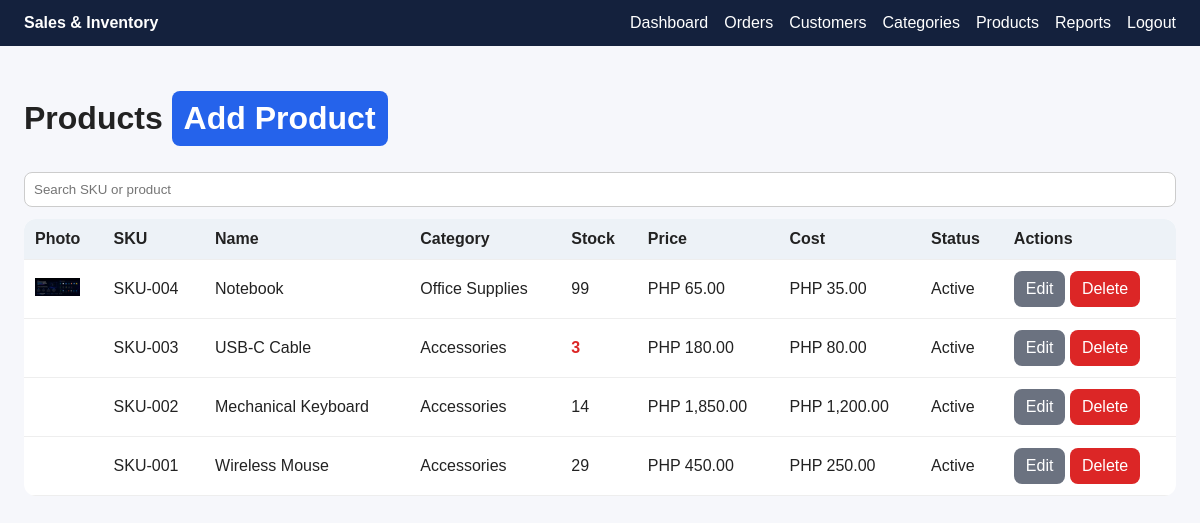
The page /modules/products/index.php (signed in) on the database its author committed.
### tables this page shows
CREATE TABLE IF NOT EXISTS `products` (
  `id` int NOT NULL AUTO_INCREMENT,
  `sku` varchar(60) NOT NULL,
  `product_name` varchar(150) NOT NULL,
  `category_id` int NOT NULL,
  `stock_on_hand` int NOT NULL DEFAULT '0',
  `low_stock_alert` int NOT NULL DEFAULT '5',
  `price` decimal(12,2) NOT NULL DEFAULT '0.00',
  `cost_per_item` decimal(12,2) NOT NULL DEFAULT '0.00',
  `product_photo` varchar(255) DEFAULT NULL,
  `status` enum('Active','Inactive') DEFAULT 'Active',
  `created_at` timestamp NULL DEFAULT CURRENT_TIMESTAMP,
  PRIMARY KEY (`id`),
  UNIQUE KEY `sku` (`sku`),
  KEY `category_id` (`category_id`)
);

CREATE TABLE IF NOT EXISTS `categories` (
  `id` int NOT NULL AUTO_INCREMENT,
  `category_name` varchar(120) NOT NULL,
  `status` enum('Active','Inactive') DEFAULT 'Active',
  `created_at` timestamp NULL DEFAULT CURRENT_TIMESTAMP,
  PRIMARY KEY (`id`),
  UNIQUE KEY `category_name` (`category_name`)
);

### includes/functions.php (called while the page is built, shortened)
<?php
function e($value)
{
    return htmlspecialchars((string) $value, ENT_QUOTES, 'UTF-8');
}
function money($n)
{
    return 'PHP ' . number_format((float) $n, 2);
}
?>

### modules/products/index.php (the view, shortened to what this page needs)
<?php require_once '../../config/database.php';
require_once '../../includes/functions.php';
$q = $_GET['q'] ?? '';
$stmt = $pdo->prepare("SELECT p.*, c.category_name FROM products p JOIN categories c ON c.id=p.category_id WHERE p.product_name LIKE ? OR p.sku LIKE ? ORDER BY p.id DESC");
$stmt->execute(["%$q%", "%$q%"]);
$rows = $stmt->fetchAll();
include '../../includes/header.php'; ?>
<h1>Products <a class="btn" href="form.php">Add Product</a></h1>
<form class="noprint"><input name="q" placeholder="Search SKU or product" value="<?= e($q) ?>"></form>
<table>
    <tr>
        <th>Photo</th>
        <th>SKU</th>
        <th>Name</th>
        <th>Category</th>
        <th>Stock</th>
        <th>Price</th>
        <th>Cost</th>
        <th>Status</th>
        <th>Actions</th>
    </tr><?php foreach ($rows as $r): ?>
        <tr>
            <td><?php if ($r['product_photo']): ?><img src="../../uploads/<?= e($r['product_photo']) ?>"
                        width="45"><?php endif; ?></td>
            <td><?= e($r['sku']) ?></td>
            <td><?= e($r['product_name']) ?></td>
            <td><?= e($r['category_name']) ?></td>
            <td class="<?= $r['stock_on_hand'] <= $r['low_stock_alert'] ? 'low' : '' ?>"><?= e($r['stock_on_hand']) ?></td>
            <td><?= money($r['price']) ?></td>
            <td><?= money($r['cost_per_item']) ?></td>
            <td><?= e($r['status']) ?></td>
            <td><a class="btn gray" href="form.php?id=<?= $r['id'] ?>">Edit</a> <a class="btn red"
                    onclick="return confirm('Delete?')" href="?delete=<?= $r['id'] ?>">Delete</a></td>
        </tr><?php endforeach; ?>
</table><?php include '../../includes/footer.php'; ?>

### includes/header.php (shortened to what this page needs)
<?php if (session_status() === PHP_SESSION_NONE)
require_once __DIR__ . '/functions.php'; ?>
<!doctype html>
<html>
<head>
    <link rel="stylesheet" href="/sales_inventory_php/assets/css/style.css">
</head>
<body>
    <nav class="top"><b>Sales & Inventory</b><span></span><a href="/sales_inventory_php/index.php">Dashboard</a><a
            href="/sales_inventory_php/modules/orders/index.php">Orders</a><a
            href="/sales_inventory_php/modules/customers/index.php">Customers</a><a
            href="/sales_inventory_php/modules/categories/index.php">Categories</a><a
            href="/sales_inventory_php/modules/products/index.php">Products</a><a
            href="/sales_inventory_php/modules/reports/sales.php">Reports</a><a
            href="/sales_inventory_php/logout.php">Logout</a></nav>
    <main class="container">

### includes/footer.php
</main></body></html>

### assets/css/style.css (style rules this page uses)
* { box-sizing: border-box }
body { font-family: Arial, sans-serif; margin: 0; background: #f6f7fb; color: #222 }
.top { display: flex; gap: 16px; align-items: center; background: #14213d; color: #fff; padding: 14px 24px; flex-wrap: wrap }
.top a { color: #fff; text-decoration: none }
.container { padding: 24px; max-width: 1200px; margin: auto }
table { width: 100%; border-collapse: collapse; background: #fff; border-radius: 12px; overflow: hidden }
th, td { padding: 11px; border-bottom: 1px solid #eee; text-align: left }
th { background: #edf2f7 }
.btn, button { display: inline-block; padding: 9px 12px; border-radius: 8px; background: #2563eb; color: #fff; text-decoration: none; border: 0; cursor: pointer }
.btn.gray { background: #6b7280 }
.btn.red { background: #dc2626 }
input, select, textarea { width: 100%; padding: 9px; border: 1px solid #ccc; border-radius: 8px; margin: 4px 0 12px }
.low { color: #dc2626; font-weight: bold }

### rows shown on the page
products: product_photo (picture), sku "SKU-004", product_name "Notebook", category.category_name "Office Supplies", stock_on_hand "99", price "PHP 65.00", cost_per_item "PHP 35.00", status "Active"
products: sku "SKU-003", product_name "USB-C Cable", category.category_name "Accessories", stock_on_hand "3", price "PHP 180.00", cost_per_item "PHP 80.00", status "Active"
products: sku "SKU-002", product_name "Mechanical Keyboard", category.category_name "Accessories", stock_on_hand "14", price "PHP 1,850.00", cost_per_item "PHP 1,200.00", status "Active"
products: sku "SKU-001", product_name "Wireless Mouse", category.category_name "Accessories", stock_on_hand "29", price "PHP 450.00", cost_per_item "PHP 250.00", status "Active"
